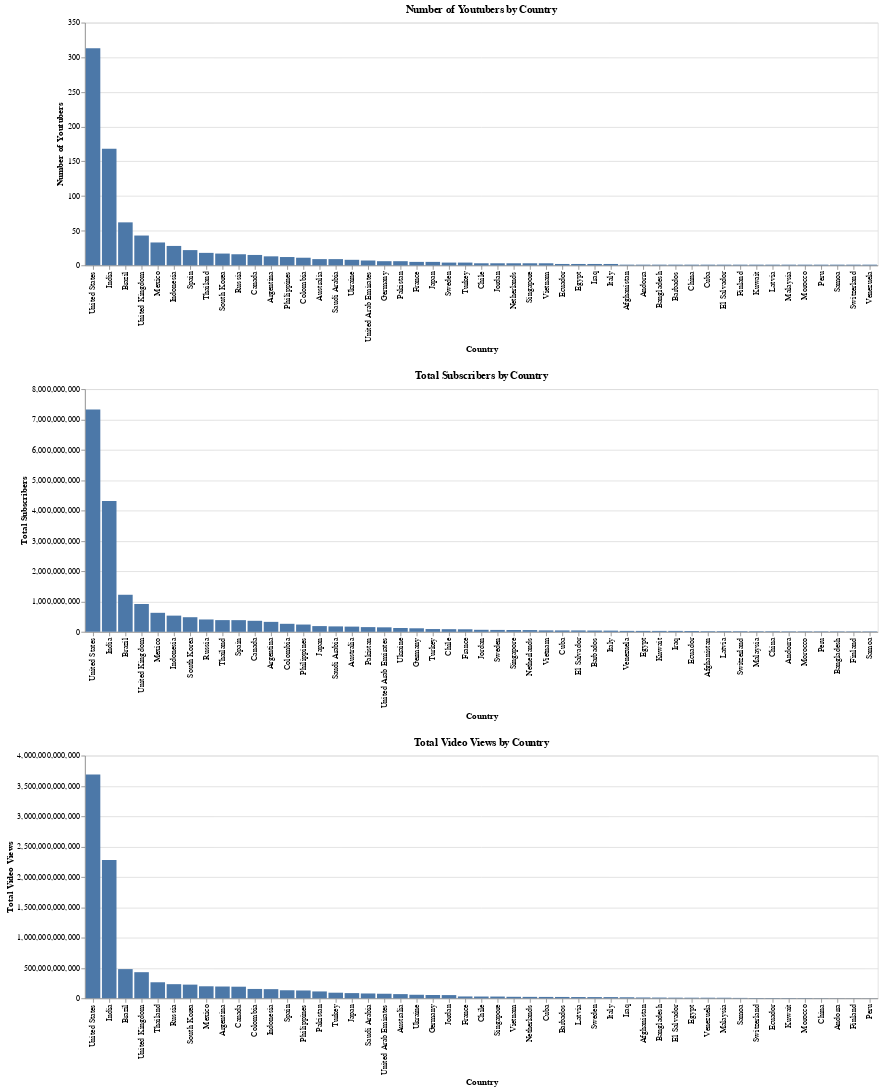

The notebook cell saved with this chart:
### Markdown cell above
## __By country statistics__

### Code cell
data_count_youtuber = data_youtube.groupby('Country')['Youtuber'].count().reset_index()
data_country_sub = data_youtube.groupby('Country')['subscribers'].sum().reset_index()
data_country_views = data_youtube.groupby('Country')['video views'].sum().reset_index()


chart1 = alt.Chart(data_count_youtuber).mark_bar().encode(
    x=alt.X('Country', sort='-y'),
    y=alt.Y('Youtuber', title='Number of Youtubers'),
    tooltip=[
        alt.Tooltip('Country', title='Country'),
        alt.Tooltip('Youtuber', title='Number of Youtubers', format=',')
    ]
).properties(
    title='Number of Youtubers by Country'
)

chart2 = alt.Chart(data_country_sub).mark_bar().encode(
    x=alt.X('Country', sort='-y'),
    y=alt.Y('subscribers', title='Total Subscribers'),
    tooltip=[
        alt.Tooltip('Country', title='Country'),
        alt.Tooltip('subscribers', title='Total Subscribers', format=',')
    ]
).properties(
    title='Total Subscribers by Country'
)

chart3 = alt.Chart(data_country_views).mark_bar().encode(
    x=alt.X('Country', sort='-y'),
    y=alt.Y('video views', title='Total Video Views'),
    tooltip=[
        alt.Tooltip('Country', title='Country'),
        alt.Tooltip('video views', title='Total Video Views', format=',')
    ]
).properties(
    title='Total Video Views by Country'
)

chart1 & chart2 & chart3

### Figure 1 — Vega-Lite specification as saved in the notebook (floating-point values rounded to 4 significant figures)
{"config": {"view": {"continuousWidth": 300, "continuousHeight": 300}}, "vconcat": [{"data": {"name": "data-23c162126bdf8835d04908aea2f070ae"}, "mark": {"type": "bar"}, "encoding": {"tooltip": [{"field": "Country", "title": "Country", "type": "nominal"}, {"field": "Youtuber", "format": ",", "title": "Number of Youtubers", "type": "quantitative"}], "x": {"field": "Country", "sort": "-y", "type": "nominal"}, "y": {"field": "Youtuber", "title": "Number of Youtubers", "type": "quantitative"}}, "title": "Number of Youtubers by Country"}, {"data": {"name": "data-2cb95cdd37d8e0d260107b54677bba65"}, "mark": {"type": "bar"}, "encoding": {"tooltip": [{"field": "Country", "title": "Country", "type": "nominal"}, {"field": "subscribers", "format": ",", "title": "Total Subscribers", "type": "quantitative"}], "x": {"field": "Country", "sort": "-y", "type": "nominal"}, "y": {"field": "subscribers", "title": "Total Subscribers", "type": "quantitative"}}, "title": "Total Subscribers by Country"}, {"data": {"name": "data-e72a7f233e4dec4702160f484b12d503"}, "mark": {"type": "bar"}, "encoding": {"tooltip": [{"field": "Country", "title": "Country", "type": "nominal"}, {"field": "video views", "format": ",", "title": "Total Video Views", "type": "quantitative"}], "x": {"field": "Country", "sort": "-y", "type": "nominal"}, "y": {"field": "video views", "title": "Total Video Views", "type": "quantitative"}}, "title": "Total Video Views by Country"}], "$schema": "https://vega.github.io/schema/vega-lite/v5.20.1.json", "datasets": {"data-23c162126bdf8835d04908aea2f070ae": [{"Country": "Afghanistan", "Youtuber": 1}, {"Country": "Andorra", "Youtuber": 1}, {"Country": "Argentina", "Youtuber": 13}, {"Country": "Australia", "Youtuber": 9}, {"Country": "Bangladesh", "Youtuber": 1}, {"Country": "Barbados", "Youtuber": 1}, {"Country": "Brazil", "Youtuber": 62}, {"Country": "Canada", "Youtuber": 15}, {"Country": "Chile", "Youtuber": 3}, {"Country": "China", "Youtuber": 1}, {"Country": "Colombia", "Youtuber": 11}, {"Country": "Cuba", "Youtuber": 1}, {"Country": "Ecuador", "Youtuber": 2}, {"Country": "Egypt", "Youtuber": 2}, {"Country": "El Salvador", "Youtuber": 1}, {"Country": "Finland", "Youtuber": 1}, {"Country": "France", "Youtuber": 5}, {"Country": "Germany", "Youtuber": 6}, {"Country": "India", "Youtuber": 168}, {"Country": "Indonesia", "Youtuber": 28}, {"Country": "Iraq", "Youtuber": 2}, {"Country": "Italy", "Youtuber": 2}, {"Country": "Japan", "Youtuber": 5}, {"Country": "Jordan", "Youtuber": 3}, {"Country": "Kuwait", "Youtuber": 1}, {"Country": "Latvia", "Youtuber": 1}, {"Country": "Malaysia", "Youtuber": 1}, {"Country": "Mexico", "Youtuber": 33}, {"Country": "Morocco", "Youtuber": 1}, {"Country": "Netherlands", "Youtuber": 3}, {"Country": "Pakistan", "Youtuber": 6}, {"Country": "Peru", "Youtuber": 1}, {"Country": "Philippines", "Youtuber": 12}, {"Country": "Russia", "Youtuber": 16}, {"Country": "Samoa", "Youtuber": 1}, {"Country": "Saudi Arabia", "Youtuber": 9}, {"Country": "Singapore", "Youtuber": 3}, {"Country": "South Korea", "Youtuber": 17}, {"Country": "Spain", "Youtuber": 22}, {"Country": "Sweden", "Youtuber": 4}, {"Country": "Switzerland", "Youtuber": 1}, {"Country": "Thailand", "Youtuber": 18}, {"Country": "Turkey", "Youtuber": 4}, {"Country": "Ukraine", "Youtuber": 8}, {"Country": "United Arab Emirates", "Youtuber": 7}, {"Country": "United Kingdom", "Youtuber": 43}, {"Country": "United States", "Youtuber": 313}, {"Country": "Venezuela", "Youtuber": 1}, {"Country": "Vietnam", "Youtuber": 3}], "data-2cb95cdd37d8e0d260107b54677bba65": [{"Country": "Afghanistan", "subscribers": 20400000}, {"Country": "Andorra", "subscribers": 15100000}, {"Country": "Argentina", "subscribers": 328500000}, {"Country": "Australia", "subscribers": 172000000}, {"Country": "Bangladesh", "subscribers": 13900000}, {"Country": "Barbados", "subscribers": 41900000}, {"Country": "Brazil", "subscribers": 1221800000}, {"Country": "Canada", "subscribers": 363900000}, {"Country": "Chile", "subscribers": 87200000}, {"Country": "China", "subscribers": 17600000}, {"Country": "Colombia", "subscribers": 264500000}, {"Country": "Cuba", "subscribers": 46300000}, {"Country": "Ecuador", "subscribers": 27700000}, {"Country": "Egypt", "subscribers": 30600000}, {"Country": "El Salvador", "subscribers": 46100000}, {"Country": "Finland", "subscribers": 13200000}, {"Country": "France", "subscribers": 83900000}, {"Country": "Germany", "subscribers": 116400000}, {"Country": "India", "subscribers": 4310600000}, {"Country": "Indonesia", "subscribers": 534100000}, {"Country": "Iraq", "subscribers": 30200000}, {"Country": "Italy", "subscribers": 39400000}, {"Country": "Japan", "subscribers": 189100000}, {"Country": "Jordan", "subscribers": 67000000}, {"Country": "Kuwait", "subscribers": 30500000}, {"Country": "Latvia", "subscribers": 20200000}, {"Country": "Malaysia", "subscribers": 17700000}, {"Country": "Mexico", "subscribers": 626900000}, {"Country": "Morocco", "subscribers": 14500000}, {"Country": "Netherlands", "subscribers": 58100000}, {"Country": "Pakistan", "subscribers": 155400000}, {"Country": "Peru", "subscribers": 14400000}, {"Country": "Philippines", "subscribers": 240100000}, {"Country": "Russia", "subscribers": 407200000}, {"Country": "Samoa", "subscribers": 13100000}, {"Country": "Saudi Arabia", "subscribers": 179100000}, {"Country": "Singapore", "subscribers": 59700000}, {"Country": "South Korea", "subscribers": 481700000}, {"Country": "Spain", "subscribers": 385100000}, {"Country": "Sweden", "subscribers": 63000000}, {"Country": "Switzerland", "subscribers": 19400000}, {"Country": "Thailand", "subscribers": 386500000}, {"Country": "Turkey", "subscribers": 91600000}, {"Country": "Ukraine", "subscribers": 125600000}, {"Country": "United Arab Emirates", "subscribers": 148200000}, {"Country": "United Kingdom", "subscribers": 917400000}, {"Country": "United States", "subscribers": 7329500000}, {"Country": "Venezuela", "subscribers": 31200000}, {"Country": "Vietnam", "subscribers": 47800000}], "data-e72a7f233e4dec4702160f484b12d503": [{"Country": "Afghanistan", "video views": 13400000000.0}, {"Country": "Andorra", "video views": 2400000000.0}, {"Country": "Argentina", "video views": 194400000000.0}, {"Country": "Australia", "video views": 69140000000.0}, {"Country": "Bangladesh", "video views": 12130000000.0}, {"Country": "Barbados", "video views": 22480000000.0}, {"Country": "Brazil", "video views": 481200000000.0}, {"Country": "Canada", "video views": 191300000000.0}, {"Country": "Chile", "video views": 29350000000.0}, {"Country": "China", "video views": 2978000000.0}, {"Country": "Colombia", "video views": 154200000000.0}, {"Country": "Cuba", "video views": 22940000000.0}, {"Country": "Ecuador", "video views": 5492000000.0}, {"Country": "Egypt", "video views": 9825000000.0}, {"Country": "El Salvador", "video views": 10320000000.0}, {"Country": "Finland", "video views": 2036000000.0}, {"Country": "France", "video views": 30560000000.0}, {"Country": "Germany", "video views": 54230000000.0}, {"Country": "India", "video views": 2281000000000.0}, {"Country": "Indonesia", "video views": 151000000000.0}, {"Country": "Iraq", "video views": 17010000000.0}, {"Country": "Italy", "video views": 19890000000.0}, {"Country": "Japan", "video views": 85680000000.0}, {"Country": "Jordan", "video views": 53090000000.0}, {"Country": "Kuwait", "video views": 4522000000.0}, {"Country": "Latvia", "video views": 20920000000.0}, {"Country": "Malaysia", "video views": 9060000000.0}, {"Country": "Mexico", "video views": 198200000000.0}, {"Country": "Morocco", "video views": 4315000000.0}, {"Country": "Netherlands", "video views": 23870000000.0}, {"Country": "Pakistan", "video views": 113300000000.0}, {"Country": "Peru", "video views": 1630000000.0}, {"Country": "Philippines", "video views": 129100000000.0}, {"Country": "Russia", "video views": 233000000000.0}, {"Country": "Samoa", "video views": 6638000000.0}, {"Country": "Saudi Arabia", "video views": 79670000000.0}, {"Country": "Singapore", "video views": 28980000000.0}, {"Country": "South Korea", "video views": 225600000000.0}, {"Country": "Spain", "video views": 132500000000.0}, {"Country": "Sweden", "video views": 20040000000.0}, {"Country": "Switzerland", "video views": 5529000000.0}, {"Country": "Thailand", "video views": 264300000000.0}, {"Country": "Turkey", "video views": 92400000000.0}, {"Country": "Ukraine", "video views": 58470000000.0}, {"Country": "United Arab Emirates", "video views": 75320000000.0}, {"Country": "United Kingdom", "video views": 430600000000.0}, {"Country": "United States", "video views": 3690000000000.0}, {"Country": "Venezuela", "video views": 9674000000.0}, {"Country": "Vietnam", "video views": 25090000000.0}]}}
